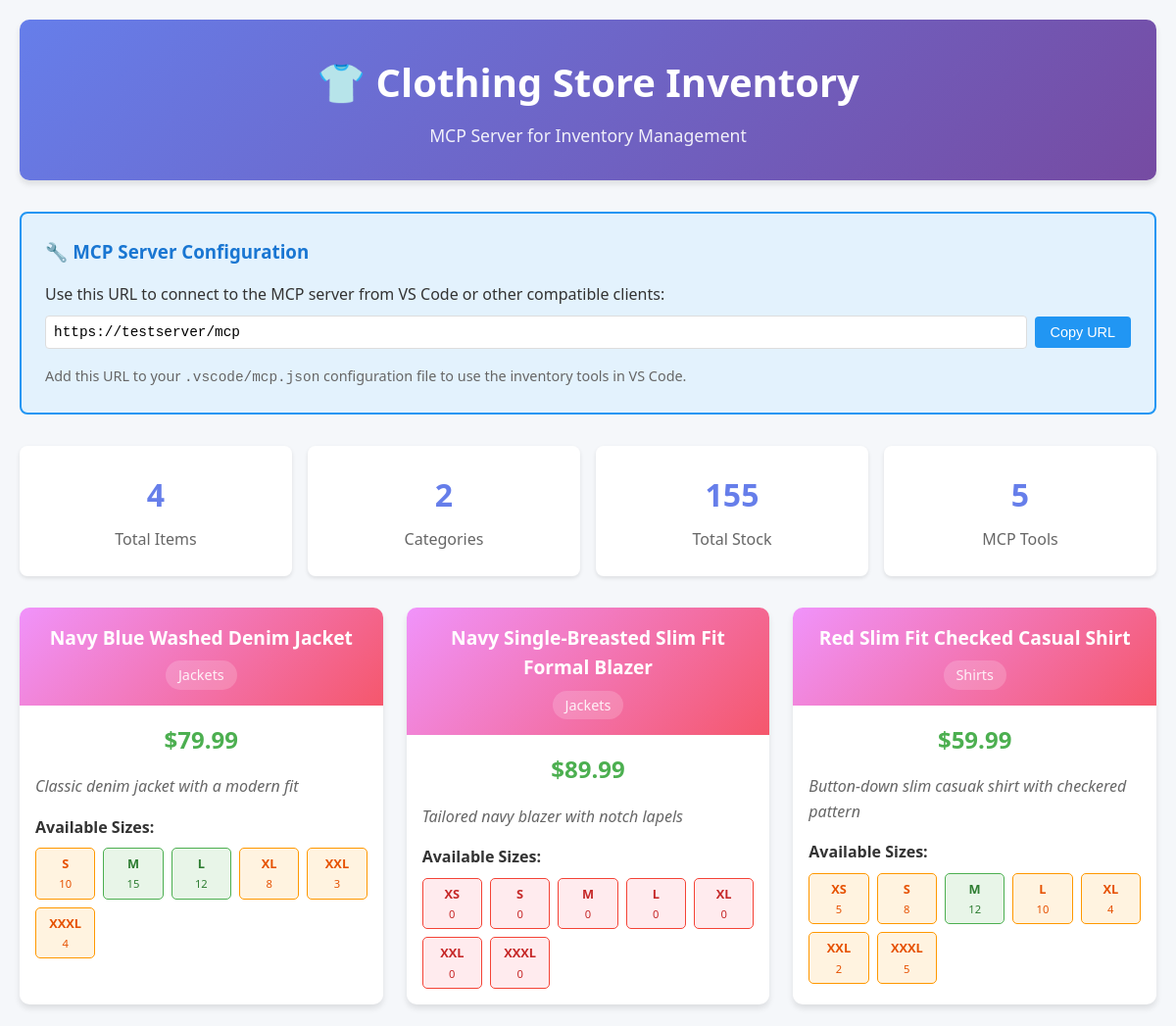
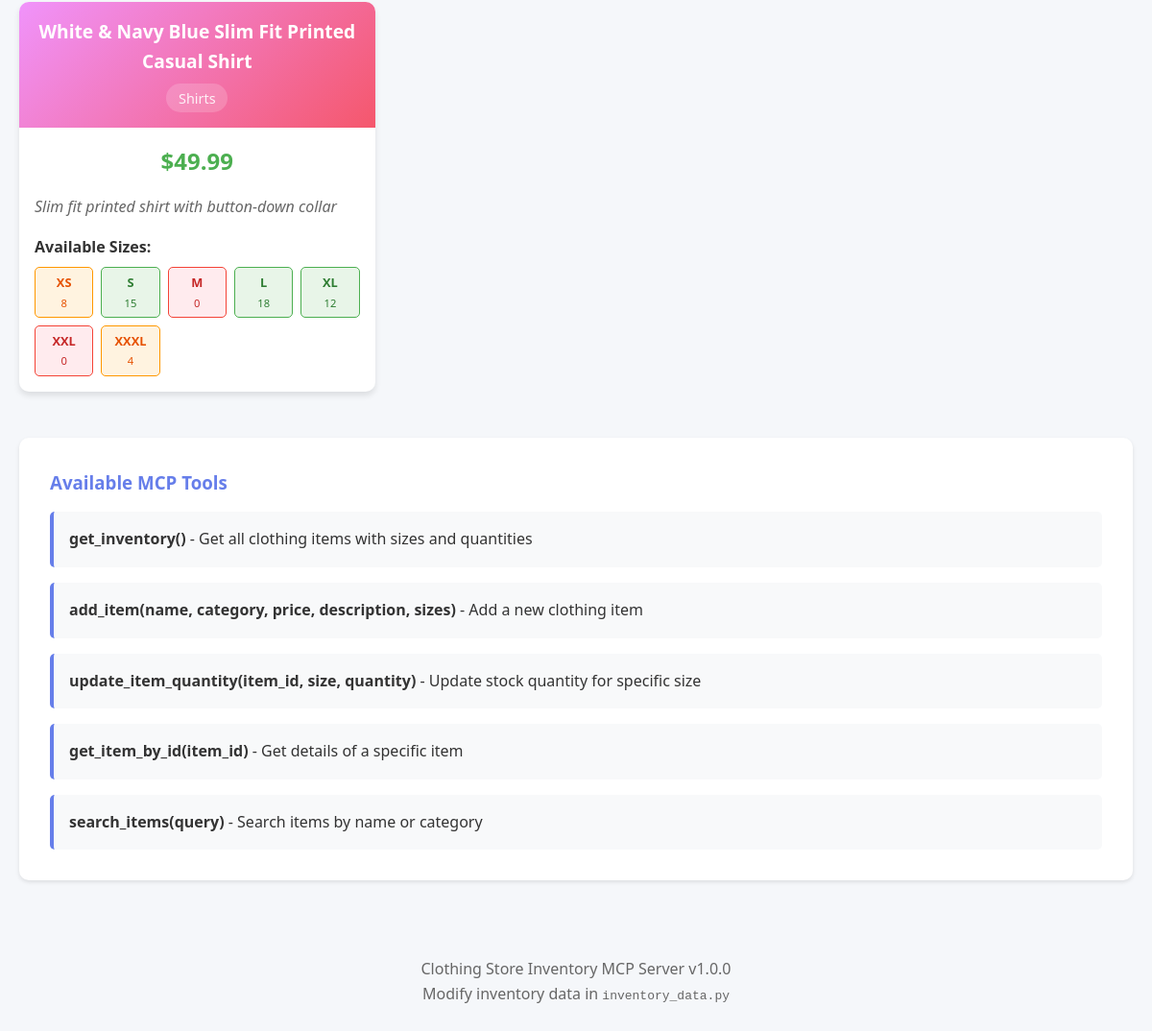
The page / on the database its author committed (2 pictures, top to bottom).
### tables this page shows
CREATE TABLE items (
            id INTEGER PRIMARY KEY,
            name TEXT NOT NULL,
            category TEXT NOT NULL,
            price REAL NOT NULL,
            description TEXT
        );

CREATE TABLE item_sizes (
            id INTEGER PRIMARY KEY AUTOINCREMENT,
            item_id INTEGER,
            size TEXT NOT NULL,
            quantity INTEGER NOT NULL,
            FOREIGN KEY (item_id) REFERENCES items (id)
        );

### main.py (the view)
@app.get("/", response_class=HTMLResponse)
async def home(request: Request):
    items = get_inventory()
    categories = list(set(item['category'] for item in items))
    total_stock = sum(sum(item['sizes'].values()) for item in items)
    host = request.headers.get("host", "localhost:8000")
    protocol = "https" if request.headers.get("x-forwarded-proto") == "https" else "http"
    mcp_url = f"{protocol}://{host}/mcp"
    return templates.TemplateResponse("index.html", {
        "request": request,
        "items": items,
        "mcp_url": mcp_url,
        "categories": categories,
        "total_stock": total_stock
    })

### templates/index.html (shortened to what this page needs)
<!DOCTYPE html>
<html lang="en">
<head>
    <link rel="stylesheet" href="/static/style.css">
</head>
<body>
    <div class="container">
        <header>
            <h1>👕 Clothing Store Inventory</h1>
            <p class="subtitle">MCP Server for Inventory Management</p>
        </header>
        <div class="mcp-info">
            <h3>🔧 MCP Server Configuration</h3>
            <p>Use this URL to connect to the MCP server from VS Code or other compatible clients:</p>
            <div class="mcp-url-container">
                <input type="text" class="mcp-url" value="{{ mcp_url }}" readonly>
                <button class="copy-btn" onclick="copyToClipboard('{{ mcp_url }}')">Copy URL</button>
            </div>
            <p style="margin-top: 1rem; font-size: 0.9rem; color: #666;">
                Add this URL to your <code>.vscode/mcp.json</code> configuration file to use the inventory tools in VS Code.
            </p>
        </div>
        <div class="stats-grid">
            <div class="stat-card">
                <div class="stat-number">{{ items|length }}</div>
                <div class="stat-label">Total Items</div>
            </div>
            <div class="stat-card">
                <div class="stat-number">{{ categories|length }}</div>
                <div class="stat-label">Categories</div>
            </div>
            <div class="stat-card">
                <div class="stat-number">{{ total_stock }}</div>
                <div class="stat-label">Total Stock</div>
            </div>
            <div class="stat-card">
                <div class="stat-number">5</div>
                <div class="stat-label">MCP Tools</div>
            </div>
        </div>
        {% if items %}
        <div class="inventory-grid">
            {% for item in items %}
            <div class="item-card">
                <div class="item-header">
                    <div class="item-name">{{ item.name }}</div>
                    <div class="item-category">{{ item.category }}</div>
                </div>
                <div class="item-body">
                    <div class="item-price">${{ "%.2f"|format(item.price) }}</div>
                    <div class="item-description">{{ item.description }}</div>
                    <h4 style="margin-bottom: 0.5rem;">Available Sizes:</h4>
                    <div class="sizes-grid">
                        {% for size, quantity in item.sizes.items() %}
                        <div class="size-badge {% if quantity > 10 %}in-stock{% elif quantity > 0 %}low-stock{% else %}out-of-stock{% endif %}">
                            <span class="size-label">{{ size }}</span>
                            <span class="size-quantity">{{ quantity }}</span>
                        </div>
                        {% endfor %}
                    </div>
                </div>
            </div>
            {% endfor %}
        </div>
        {% else %}
        <div class="no-items">
            <p>No items in inventory.</p>
        </div>
        {% endif %}
        <div style="margin-top: 3rem; background: white; padding: 2rem; border-radius: 10px; box-shadow: 0 2px 4px rgba(0,0,0,0.1);">
            <h3 style="color: #667eea; margin-bottom: 1rem;">Available MCP Tools</h3>
            <div style="display: grid; gap: 1rem;">
                <div style="padding: 1rem; background: #f8f9fa; border-radius: 5px; border-left: 4px solid #667eea;">
                    <strong>get_inventory()</strong> - Get all clothing items with sizes and quantities
                </div>
                <div style="padding: 1rem; background: #f8f9fa; border-radius: 5px; border-left: 4px solid #667eea;">
                    <strong>add_item(name, category, price, description, sizes)</strong> - Add a new clothing item
                </div>
                <div style="padding: 1rem; background: #f8f9fa; border-radius: 5px; border-left: 4px solid #667eea;">
                    <strong>update_item_quantity(item_id, size, quantity)</strong> - Update stock quantity for specific size
                </div>
                <div style="padding: 1rem; background: #f8f9fa; border-radius: 5px; border-left: 4px solid #667eea;">
                    <strong>get_item_by_id(item_id)</strong> - Get details of a specific item
                </div>
                <div style="padding: 1rem; background: #f8f9fa; border-radius: 5px; border-left: 4px solid #667eea;">
                    <strong>search_items(query)</strong> - Search items by name or category
                </div>
            </div>
        </div>
        <div class="footer">
            <p>Clothing Store Inventory MCP Server v1.0.0</p>
            <p>Modify inventory data in <code>inventory_data.py</code></p>
        </div>
    </div>
</body>
</html>

### static/style.css (style rules this page uses)
* { margin: 0; padding: 0; box-sizing: border-box; }
body { font-family: 'Segoe UI', Tahoma, Geneva, Verdana, sans-serif; background-color: #f5f7fa; color: #333; line-height: 1.6; }
.container { max-width: 1200px; margin: 0 auto; padding: 20px; }
header { background: linear-gradient(135deg, #667eea 0%, #764ba2 100%); color: white; text-align: center; padding: 2rem 0; margin-bottom: 2rem; border-radius: 10px; box-shadow: 0 4px 6px rgba(0, 0, 0, 0.1); }
h1 { font-size: 2.5rem; margin-bottom: 0.5rem; }
.subtitle { font-size: 1.1rem; opacity: 0.9; }
.mcp-info { background: #e3f2fd; border: 2px solid #2196f3; border-radius: 8px; padding: 1.5rem; margin-bottom: 2rem; }
.mcp-info h3 { color: #1976d2; margin-bottom: 1rem; display: flex; align-items: center; gap: 0.5rem; }
.mcp-url-container { display: flex; align-items: center; gap: 0.5rem; margin-top: 0.5rem; }
.mcp-url { background: white; border: 1px solid #ddd; padding: 0.5rem; border-radius: 4px; flex: 1; font-family: monospace; font-size: 0.9rem; }
.copy-btn { background: #2196f3; color: white; border: none; padding: 0.5rem 1rem; border-radius: 4px; cursor: pointer; font-size: 0.9rem; }
.stats-grid { display: grid; grid-template-columns: repeat(auto-fit, minmax(200px, 1fr)); gap: 1rem; margin-bottom: 2rem; }
.stat-card { background: white; padding: 1.5rem; border-radius: 8px; box-shadow: 0 2px 4px rgba(0, 0, 0, 0.1); text-align: center; }
.stat-number { font-size: 2rem; font-weight: bold; color: #667eea; }
.stat-label { color: #666; margin-top: 0.5rem; }
.inventory-grid { display: grid; grid-template-columns: repeat(auto-fill, minmax(320px, 1fr)); gap: 1.5rem; margin-top: 2rem; }
.item-card { background: white; border-radius: 10px; box-shadow: 0 4px 6px rgba(0, 0, 0, 0.1); overflow: hidden; transition: transform 0.2s, box-shadow 0.2s; }
.item-header { background: linear-gradient(135deg, #f093fb 0%, #f5576c 100%); color: white; padding: 1rem; text-align: center; }
.item-name { font-size: 1.2rem; font-weight: bold; margin-bottom: 0.5rem; }
.item-category { font-size: 0.9rem; opacity: 0.9; background: rgba(255, 255, 255, 0.2); padding: 0.2rem 0.8rem; border-radius: 15px; display: inline-block; }
.item-body { padding: 1rem; }
.item-price { font-size: 1.5rem; font-weight: bold; color: #4caf50; text-align: center; margin-bottom: 1rem; }
.item-description { color: #666; margin-bottom: 1rem; font-style: italic; }
.sizes-grid { display: grid; grid-template-columns: repeat(auto-fill, minmax(60px, 1fr)); gap: 0.5rem; }
.size-badge { background: #f5f5f5; border: 1px solid #ddd; border-radius: 5px; padding: 0.3rem; text-align: center; font-size: 0.8rem; }
.size-badge.in-stock { background: #e8f5e8; border-color: #4caf50; color: #2e7d32; }
.size-badge.low-stock { background: #fff3e0; border-color: #ff9800; color: #e65100; }
.size-badge.out-of-stock { background: #ffebee; border-color: #f44336; color: #c62828; }
.size-label { font-weight: bold; display: block; }
.size-quantity { font-size: 0.7rem; }
.footer { margin-top: 3rem; text-align: center; color: #666; padding: 2rem 0; }
.copy-btn { transition: all 0.2s ease; }

### rows shown on the page
items: name "Navy Blue Washed Denim Jacket", category "Jackets", price "79.99", description "Classic denim jacket with a modern fit", sizes "S" "M" "L", sizes "10" "15" "12"
item_sizes: size "XL", quantity "8"
item_sizes: size "XXL", quantity "3"
item_sizes: size "XXXL", quantity "4"
items: name "Navy Single-Breasted Slim Fit Formal Blazer", category "Jackets", price "89.99", description "Tailored navy blazer with notch lapels", sizes "S" "M" "L", sizes "0" "0" "0"
item_sizes: size "XS", quantity "0"
item_sizes: size "XL", quantity "0"
item_sizes: size "XXL", quantity "0"
item_sizes: size "XXXL", quantity "0"
items: name "Red Slim Fit Checked Casual Shirt", category "Shirts", price "59.99", description "Button-down slim casuak shirt with checkered pattern", sizes "S" "M" "L", sizes "8" "12" "10"
item_sizes: size "XS", quantity "5"
item_sizes: size "XL", quantity "4"
item_sizes: size "XXL", quantity "2"
item_sizes: size "XXXL", quantity "5"
items: name "White & Navy Blue Slim Fit Printed Casual Shirt", category "Shirts", price "49.99", description "Slim fit printed shirt with button-down collar", sizes "S" "M" "L", sizes "15" "0" "18"
item_sizes: size "XS", quantity "8"
item_sizes: size "XL", quantity "12"
item_sizes: size "XXL", quantity "0"
item_sizes: size "XXXL", quantity "4"

### other values the page prints
{{ items|length }} "4"
{{ categories|length }} "2"
{{ total_stock }} "155"
